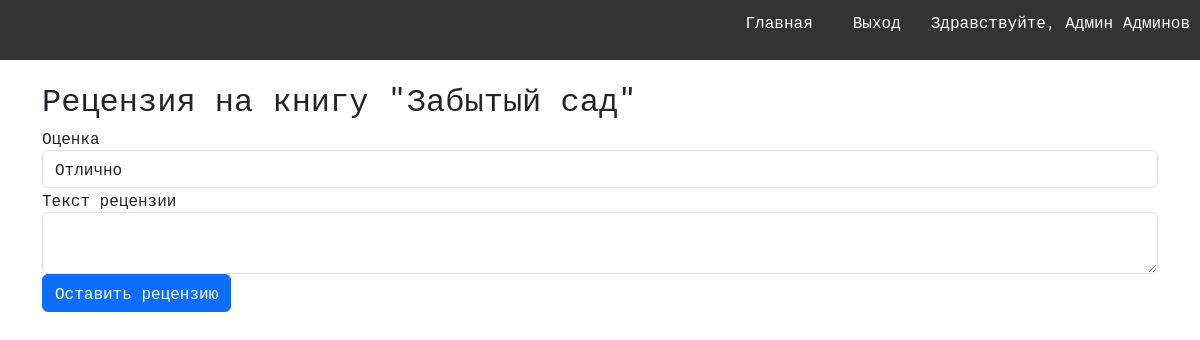
/book/4/review (signed in), run on the app's committed database.
### models.py (models this page shows, shortened)
class User(db.Model, UserMixin):
    __tablename__ = 'users'
    id = db.Column(db.Integer, primary_key=True)
    username = db.Column(db.String(100), unique=True, nullable=False)
    password = db.Column(db.String(100), nullable=False)
    last_name = db.Column(db.String(100), nullable=False)
    first_name = db.Column(db.String(100), nullable=False)
    middle_name = db.Column(db.String(100))
    role_id = db.Column(db.Integer, db.ForeignKey('roles.id'), nullable=False)
    reviews = db.relationship('Review', backref='user')
    role = db.relationship('Role', backref='users')

class Book(db.Model):
    __tablename__ = 'books'
    id = db.Column(db.Integer, primary_key=True)
    title = db.Column(db.String(255), nullable=False)
    short_description = db.Column(db.Text, nullable=False)
    year = db.Column(db.Integer, nullable=False)
    publisher = db.Column(db.String(255), nullable=False)
    author = db.Column(db.String(255), nullable=False)
    page_count = db.Column(db.Integer, nullable=False)
    cover_id = db.Column(db.Integer, db.ForeignKey('covers.id'), nullable=False)
    genres = db.relationship('Genre', secondary=book_genres, backref='books')
    cover = db.relationship('Cover', backref='book')

### books.py (the view, shortened to what this page needs)
@books.route('/book/<int:book_id>/review', methods=['GET', 'POST'])
@login_required
def review(book_id):
    book = Book.query.get_or_404(book_id)
    form = ReviewForm()
    user_review = Review.query.filter_by(user_id=current_user.id, book_id=book_id).first()
    if user_review:
        flash('Вы уже оставили рецензию для этой книги', 'info')
        return redirect(url_for('books.book', book_id=book_id))
    return render_template('review.html', form=form, book=book)

### forms.py
class ReviewForm(FlaskForm):
    rating = SelectField('Оценка', choices=[('5', 'Отлично'),('4', 'Хорошо'),('3', 'Удовлетворительно'),('2', 'Неудовлетворительно'),('1', 'Плохо'),('0', 'Ужасно')], validators=[InputRequired()])
    text = TextAreaField('Текст рецензии', validators=[InputRequired(), Length(max=1000)])
    submit = SubmitField('Оставить рецензию')

### app.py (called while the page is built)
@login_manager.user_loader
def load_user(user_id):
    return User.query.get(int(user_id))

### templates/review.html (shortened to what this page needs)
{% extends 'base.html' %}
{% block content %}
    <div class="container">
        <h2>Рецензия на книгу "{{ book.title }}"</h2>
        <form method="POST">
            <div class="form-group">
                {{ form.rating.label(class="form-control-label") }}
                {{ form.rating(class="form-control") }}
            </div>
            <div class="form-group">
                {{ form.text.label(class="form-control-label") }}
                {{ form.text(class="form-control", id='review-text') }}
            </div>
            <button type="submit" class="btn btn-primary">Оставить рецензию</button>
        </form>
    </div>
{% endblock %}

### templates/navbar.html
<nav>
    <ul>
        <li><a href="{{ url_for('index') }}">Главная</a></li>
        {% if current_user.is_authenticated %}
            <li><a href="{{ url_for('logout') }}">Выход</a></li>
            <li><span>Здравствуйте, {{ current_user.first_name }} {{ current_user.last_name }}</span></li>
        {% else %}
            <li><a href="{{ url_for('login') }}">Вход</a></li>
            <li><a href="{{ url_for('register') }}">Регистрация</a></li>
        {% endif %}
    </ul>
</nav>

### static/styles.css (style rules this page uses)
body { font-family: "Roboto Mono", monospace; }
nav { background-color: #333; color: white; padding: 10px; text-align: center; }
nav ul { list-style-type: none; padding: 0; display: flex; justify-content: flex-end; gap: 10px; }
nav ul li { margin-left: 10px; }
nav ul li a { color: white; text-decoration: none; padding: 10px; }

### data on the page
User: first_name "Админ", last_name "Админов"
Book: title "Забытый сад"
